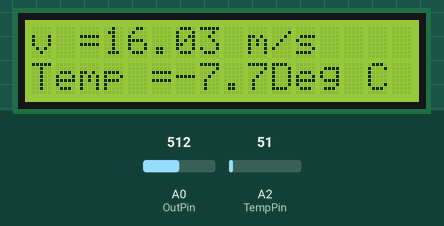
A sketch run on a simulated Arduino Uno, built with avr-gcc and run on an emulated ATmega328P. On the bench: 16×2 character LCD. The test bench sets the inputs (shaded band); at power-on: A0 (OutPin) = 512, A2 (TempPin) = 51. What the sketch prints to the serial monitor is not drawn.

Above: at 1.3 s.
1.4 s: A0 (OutPin) set to 492
At 2.7 s:
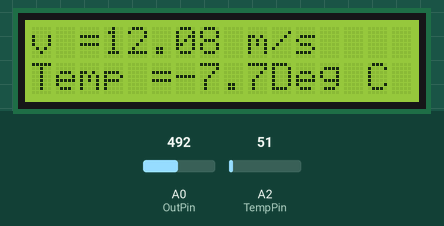
3.7 s: A0 (OutPin) set to 465
At 5.0 s:
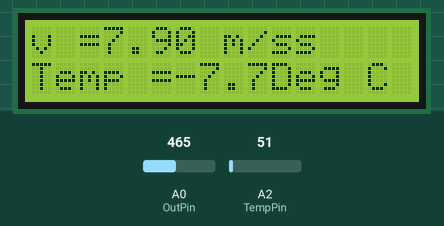
5.7 s: A2 (TempPin) set to 74
At 7.4 s:
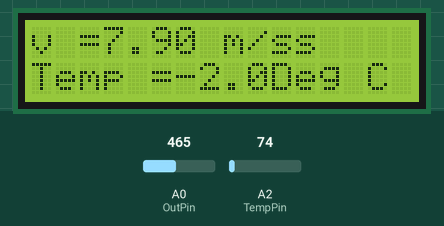
7.8 s: A2 (TempPin) set to 86
At 9.5 s:
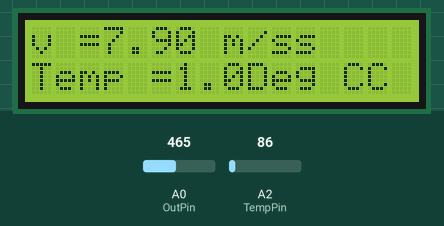
9.8 s: A0 (OutPin) set to 280
At 10.8 s:
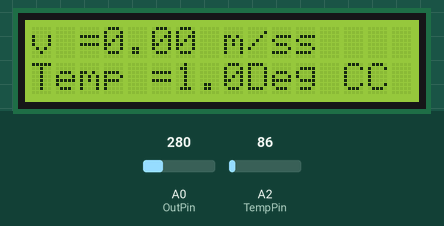
11.9 s: A0 (OutPin) set to 248
At 13.0 s:
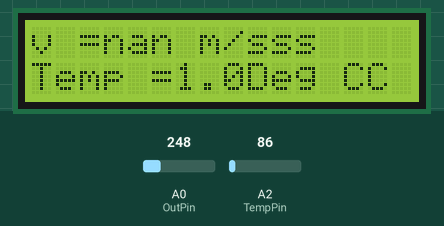
Timing chart, 0 to 14.9 s (numbered marks = the images above; inputs shaded):
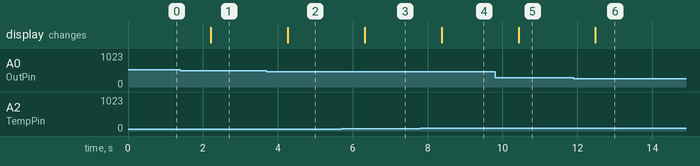

The sketch:

RevP.ino
```cpp
/* This is improved demo sketch for the Modern Device Rev P Wind Sensor
* Requires a Wind Sensor Rev P from Modern Device
* http://moderndevice.com/product/wind-sensor-rev-p/
*
* The Rev P requires at least at least an 8 volt supply. The easiest way to power it
* if you are using an Arduino is to use a 9 volt or higher supply on the external power jack
* and power the sensor from Vin.
*
* Hardware hookup
* Sensor     Arduino Pin
* Ground     Ground
* +10-12V      Vin
* Out          A0
* TMP          A2
*
* Paul Badger 2014
* code in the public domain
*/

#include <SPI.h> //for the SD card module
#include <SD.h> // for the SD card
#include <RTClib.h> // for the RTC
#include <Wire.h>
#include <LiquidCrystal_I2C.h> // LiquidCrystal_I2C library
LiquidCrystal_I2C lcd(0x27, 16, 2); // 0x27 is the i2c address of the LCM1602 IIC v1 module (might differ)

const int OutPin  = A0;   // wind sensor analog pin  hooked up to Wind P sensor "OUT" pin
const int TempPin = A2;   // temp sesnsor analog pin hooked up to Wind P sensor "TMP" pin


void setup() {
    Serial.begin(9600);
    lcd.init();
    lcd.setBacklight(255);
    lcd.begin(16, 2);
    lcd.setCursor(0,0);
}

void loop() {

    // read wind
    int windADunits = analogRead(OutPin);
    // Serial.print("RW ");   // print raw A/D for debug
    // Serial.print(windADunits);
    // Serial.print("\t");


    // wind formula derived from a wind tunnel data, annemometer and some fancy Excel regressions
    // this scalin doesn't have any temperature correction in it yet
    float windMPH =  pow((((float)windADunits - 264.0) / 85.6814), 3.36814);
//    Serial.print(windMPH);
 //   Serial.print(" MPH\t");
    Serial.print(windMPH*0.44704,2);
    Serial.print(" M/s\t");
  //  Serial.print(windMPH*1.609,2);
 //   Serial.print(" KmPH\t");
    lcd.setCursor(0,0);
    lcd.print("v =");
    lcd.print(windMPH*0.44704,2);
    lcd.print(" m/s");

    // temp routine and print raw and temp C
    int tempRawAD = analogRead(TempPin);
    // Serial.print("RT ");    // print raw A/D for debug
    // Serial.print(tempRawAD);
    // Serial.print("\t");

    // convert to volts then use formula from datatsheet
    // Vout = ( TempC * .0195 ) + .400
    // tempC = (Vout - V0c) / TC   see the MCP9701 datasheet for V0c and TC

    float tempC = ((((float)tempRawAD * 5.0) / 1024.0) - 0.400) / .0195;
    Serial.print(tempC,1);
    Serial.println(" C");
    lcd.setCursor(0,1);
    lcd.print("Temp =");
    lcd.print(tempC,1);
    lcd.print("Deg C");
    delay(1000);
}
```

Measured:
- the behaviour switches between 480 and 479 on A0 (OutPin) (found by bisection; images 1 and 2)
- the behaviour switches between 81 and 82 on A2 (TempPin) (found by bisection; images 3 and 4)
- the behaviour switches between 264 and 263 on A0 (OutPin) (found by bisection; images 5 and 6)
- after the input at 1.4 s, the display: changes after 0.81 s (image 1)
- after the input at 3.7 s, the display: changes after 0.57 s (image 2)
- after the input at 5.7 s, the display: changes after 0.62 s (image 3)
- after the input at 7.8 s, the display: changes after 0.58 s (image 4)
- after the input at 9.8 s, the display: changes after 0.63 s (image 5)
- after the input at 11.9 s, the display: changes after 0.58 s (image 6)
